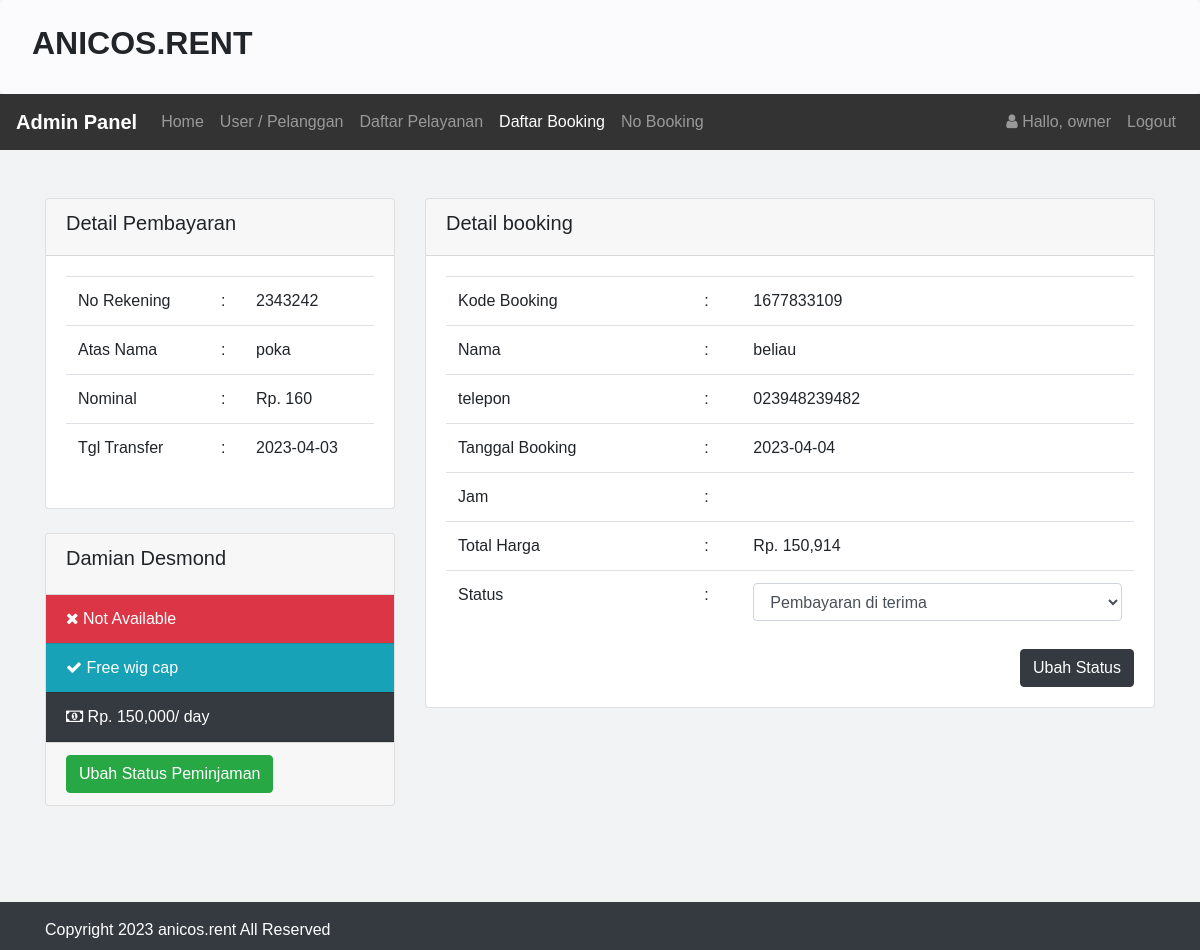
/admin/booking/bayar.php?id=1677833109 (signed in), run on the app's committed database.
### tables this page shows
CREATE TABLE `infoweb` (
  `id` int(11) NOT NULL,
  `nama_rental` varchar(255) DEFAULT NULL,
  `telp` varchar(15) DEFAULT NULL,
  `alamat` text,
  `email` varchar(255) DEFAULT NULL,
  `no_rek` text,
  `updated_at` timestamp NOT NULL DEFAULT CURRENT_TIMESTAMP
);

CREATE TABLE `pembayaran` (
  `id_pembayaran` int(11) NOT NULL,
  `id_booking` int(255) NOT NULL,
  `no_rekening` int(255) NOT NULL,
  `nama_rekening` varchar(255) NOT NULL,
  `nominal` int(255) NOT NULL,
  `tanggal` varchar(255) NOT NULL
);

CREATE TABLE `mobil` (
  `id_mobil` int(11) NOT NULL,
  `no_plat` varchar(255) NOT NULL,
  `merk` varchar(255) NOT NULL,
  `harga` int(255) NOT NULL,
  `deskripsi` varchar(255) NOT NULL,
  `status` varchar(255) NOT NULL,
  `gambar` text NOT NULL
);

CREATE TABLE `booking` (
  `id_booking` int(11) NOT NULL,
  `kode_booking` varchar(255) NOT NULL,
  `id_login` int(11) NOT NULL,
  `id_mobil` int(11) NOT NULL,
  `ktp` varchar(255) NOT NULL,
  `nama` varchar(255) NOT NULL,
  `alamat` varchar(255) NOT NULL,
  `no_tlp` varchar(15) NOT NULL,
  `tanggal` varchar(255) NOT NULL,
  `lama_sewa` int(11) NOT NULL,
  `total_harga` int(11) NOT NULL,
  `konfirmasi_pembayaran` varchar(255) NOT NULL,
  `tgl_input` varchar(255) NOT NULL
);

### koneksi/koneksi.php (called while the page is built, shortened)
<?php
    $user = 'root';
    $pass = '';
    $koneksi = new PDO("mysql:host=localhost;dbname=rental_anicos", $user, $pass);
    $url = "http://localhost:8000/";
    $sql_web = "SELECT * FROM infoweb WHERE id = 1";
    $row_web = $koneksi->prepare($sql_web);
    $row_web->execute();
    $info_web = $row_web->fetch(PDO::FETCH_OBJ);
?>

### admin/booking/bayar.php (the view, shortened to what this page needs)
<?php
    require '../../koneksi/koneksi.php';
    $title_web = 'Konfirmasi';
    include '../header.php';
    $kode_booking = $_GET['id'];
    $hasil = $koneksi->query("SELECT * FROM booking WHERE kode_booking = '$kode_booking'")->fetch();
    $id_booking = $hasil['id_booking'];
    $hsl = $koneksi->query("SELECT * FROM pembayaran WHERE id_booking = '$id_booking'")->fetch();
    $c = $koneksi->query("SELECT * FROM pembayaran WHERE id_booking = '$id_booking'")->rowCount();
    $id = $hasil['id_mobil'];
    $isi = $koneksi->query("SELECT * FROM mobil WHERE id_mobil = '$id'")->fetch();
?>
<br>
<br>
<div class="container">
<div class="row">
    <div class="col-sm-4">
        <div class="card">
            <div class="card-header">
                <h5> Detail Pembayaran</h5>
            </div>
            <div class="card-body">
                <?php if($c > 0){?>
                <table class="table">
                    <tr>
                        <td>No Rekening</td>
                        <td> :</td>
                        <td><?= $hsl['no_rekening'];?></td>
                    </tr>
                    <tr>
                        <td>Atas Nama </td>
                        <td> :</td>
                        <td><?= $hsl['nama_rekening'];?></td>
                    </tr>
                    <tr>
                        <td>Nominal  </td>
                        <td> :</td>
                        <td>Rp. <?= number_format($hsl['nominal']);?></td>
                    </tr>
                    <tr>
                        <td>Tgl  Transfer</td>
                        <td> :</td>
                        <td><?= $hsl['tanggal'];?></td>
                    </tr>
                </table>
                <?php }else{?>
                    <h4>Belum di bayar</h4>
                <?php }?>
            </div>
        </div>
        <br/>
        <div class="card">
            <div class="card-header">
                <h5 class="card-title"><?php echo $isi['merk'];?></h5>
            </div>
            <ul class="list-group list-group-flush">
                <?php if($isi['status'] == 'Tersedia'){?>
                    <li class="list-group-item bg-primary text-white">
                        <i class="fa fa-check"></i> Available
                    </li>
                <?php }else{?>
                    <li class="list-group-item bg-danger text-white">
                        <i class="fa fa-close"></i> Not Available
                    </li>
                <?php }?>
                <li class="list-group-item bg-info text-white"><i class="fa fa-check"></i> Free wig cap</li>
                <li class="list-group-item bg-dark text-white">
                    <i class="fa fa-money"></i> Rp. <?php echo number_format($isi['harga']);?>/ day
                </li>
            </ul>
            <div class="card-footer">
                <a href="<?php echo $url;?>admin/peminjaman/peminjaman.php?id=<?php echo $hasil['kode_booking'];?>"
                    class="btn btn-success btn-md">Ubah Status Peminjaman</a>
            </div>
        </div>
    </div>
    <div class="col-sm-8">
         <div class="card">
            <div class="card-header">
                <h5> Detail booking</h5>
            </div>
           <div class="card-body">
               <form method="post" action="proses.php?id=konfirmasi">
                    <table class="table">
                        <tr>
                            <td>Kode Booking  </td>
                            <td> :</td>
                            <td><?php echo $hasil['kode_booking'];?></td>
                        </tr>
                        <tr>
                            <td>Nama  </td>
                            <td> :</td>
                            <td><?php echo $hasil['nama'];?></td>
                        </tr>
                        <tr>
                            <td>telepon  </td>
                            <td> :</td>
                            <td><?php echo $hasil['no_tlp'];?></td>
                        </tr>
                        <tr>
                            <td>Tanggal Booking </td>
                            <td> :</td>
                            <td><?php echo $hasil['tanggal'];?></td>
                        </tr>
                        <tr>
                            <td>Jam </td>
                            <td> :</td>
                            <td><?php echo $hasil['jam'];?></td>
                        </tr>
                        <tr>
                            <td>Total Harga </td>
                            <td> :</td>
                            <td>Rp. <?php echo number_format($hasil['total_harga']);?></td>
                        </tr>
                        <tr>
                            <td>Status </td>
                            <td> :</td>
                            <td>
                                <select class="form-control" name="status">
                                    <option <?php if($hasil['konfirmasi_pembayaran'] == 'Pembayaran di terima'){echo 'selected';}?>>
                                        Pembayaran di terima
                                    </option>
                                </select>
                            </td>
                        </tr>
                    </table>
                    <button type="submit" class="btn btn-dark float-right">
                        Ubah Status
                    </button>
            </form>
           </div>
         </div>
    </div>
</div>
</div>
<br>
<br>
<br>
<?php include '../footer.php';?>

### admin/header.php (shortened to what this page needs)
<?php
    $id_login = $_SESSION['USER']['id_login'];
    $row = $koneksi->prepare("SELECT * FROM login WHERE id_login=?");
    $row->execute(array($id_login));
    $hasil_login = $row->fetch();
?>
<!doctype html>
<html lang="en">
  <head>
    <link rel="stylesheet" href="<?php echo $url;?>assets/css/bootstrap.css" >
    <link rel="stylesheet" href="<?php echo $url;?>assets/css/font-awesome.css" >
  </head>
  <body>
    <div class="jumbotron pt-4 pb-4">
        <div class="row">
            <div class="col-sm-8">
                <h2><b style="text-transform:uppercase;"><?= $info_web->nama_rental;?> </b></h2>
            </div>
        </div>
    </div>
    <nav class="navbar navbar-expand-lg navbar-dark" style="background-color: #333;">
        <a class="navbar-brand" href="<?php echo $url;?>admin/"><b>Admin Panel</b></a>
        <div class="collapse navbar-collapse" id="collapsibleNavId">
            <ul class="navbar-nav mr-auto mt-2 mt-lg-0">
                <li class="nav-item <?php if($title_web == 'Dashboard'){ echo 'active';}?>">
                    <a class="nav-link" href="<?php echo $url;?>admin/">Home <span class="sr-only">(current)</span></a>
                </li>
                <li class="nav-item <?php if($title_web == 'User'){ echo 'active';}?>">
                    <a class="nav-link" href="<?php echo $url;?>admin/user/index.php">User / Pelanggan</a>
                </li>
                <li class="nav-item <?php if($title_web == 'Daftar Pelayanan'){ echo 'active';}?>
                <?php if($title_web == 'tambah Kostum'){ echo 'active';}?>
                <?php if($title_web == 'Edit kostum'){ echo 'active';}?>">
                    <a class="nav-link" href="<?php echo $url;?>admin/mobil/mobil.php">Daftar Pelayanan</a>
                </li>
                <li class="nav-item <?php if($title_web == 'Daftar Booking'){ echo 'active';}?>
                <?php if($title_web == 'Konfirmasi'){ echo 'active';}?>">
                    <a class="nav-link" href="<?php echo $url;?>admin/booking/booking.php">Daftar Booking</a>
                </li>
                <li class="nav-item <?php if($title_web == 'Peminjaman'){ echo 'active';}?>">
                    <a class="nav-link" href="<?php echo $url;?>admin/peminjaman/peminjaman.php">No Booking</a>
                </li>
            </ul>
            <ul class="navbar-nav my-2 my-lg-0">
                <li class="nav-item">
                    <a class="nav-link" href="#">
                        <i class="fa fa-user"> </i> Hallo, <?php echo $hasil_login['nama_pengguna'];?>
                    </a>
                </li>
                <li class="nav-item">
                    <a class="nav-link" onclick="return confirm('Apakah anda ingin logout ?');" href="<?php echo $url;?>admin/logout.php">Logout</a>
                </li>
            </ul>
        </div>
    </nav>

### admin/footer.php (shortened to what this page needs)
    <div class="footer mt-4 bg-dark text-white pt-3 pb-2">
      <div class="container">
        Copyright <?= date('Y');?> <?= $info_web->nama_rental;?> All Reserved
      </div>
    </div>
  </body>
</html>

### admin/header.php (style rules this page uses)
html * { font-family: 'Trebuchet MS', sans-serif; }

### data on the page
infoweb: nama_rental "ANICOS.RENT", nama_rental "anicos.rent"
pembayaran: no_rekening "2343242", nama_rekening "poka", nominal "160", tanggal "2023-04-03"
mobil: merk "Damian Desmond", harga "150,000"
booking: kode_booking "1677833109", nama "beliau", no_tlp "023948239482", tanggal "2023-04-04", total_harga "150,914", status "Pembayaran di terima"

### other printed values
$hasil_login['nama_pengguna'] "owner"
